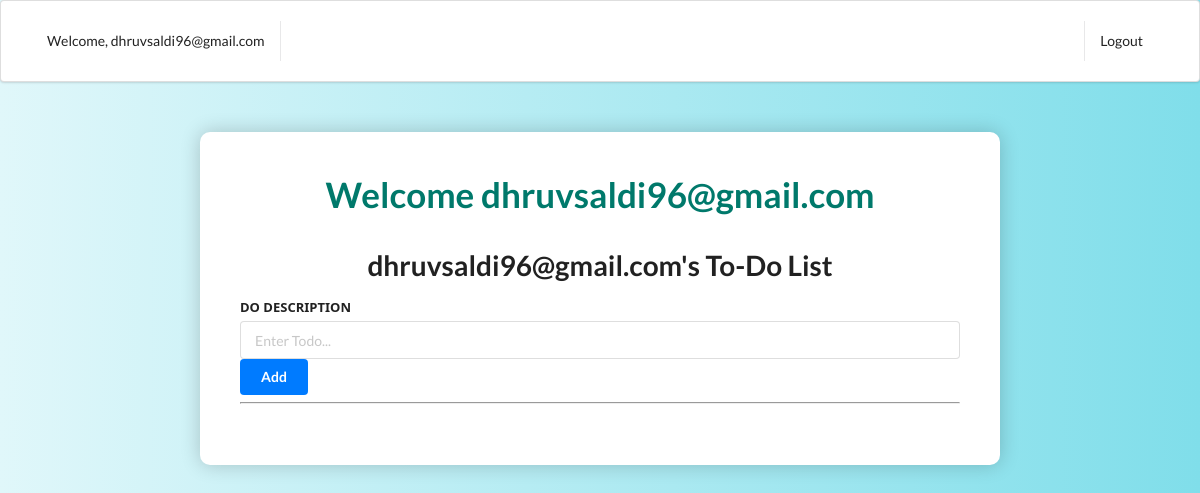
Page / (signed in) on the earlier database version.
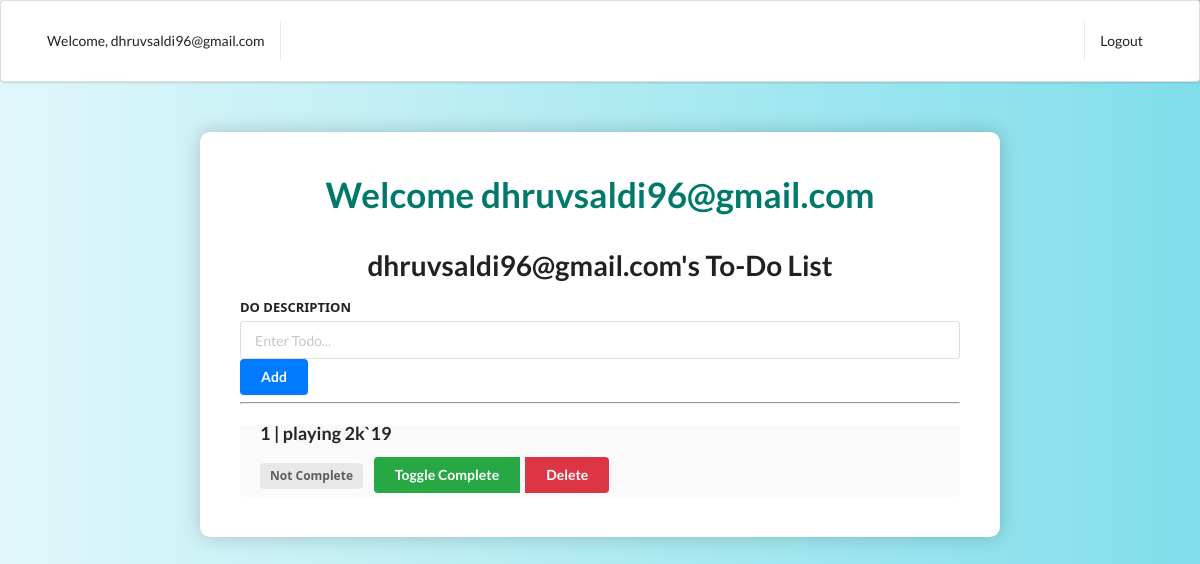
Same page on the later database version.
### app.py (models this page shows)
class Todo(db.Model):
    id = db.Column(db.Integer, primary_key=True)
    title = db.Column(db.String(100))
    complete = db.Column(db.Boolean)

### app.py (the view)
@app.route("/")
def home():
    if 'user_id' in session:
        todo_list = Todo.query.all()
        return render_template("base.html", todo_list=todo_list)
    return redirect(url_for('login'))

### templates/base.html (shortened to what this page needs)
<!DOCTYPE html>
<html lang="en">
<head>
    <link rel="stylesheet" href="https://cdn.jsdelivr.net/npm/semantic-ui@2.4.2/dist/semantic.min.css">
</head>
<body>
    <div class="ui menu navbar">
        <div class="left menu">
            {% if 'user_id' in session %}
                <span class="item">Welcome, {{ session['username'] }}</span>
            {% else %}
                <a class="item" href="{{ url_for('login') }}">Login</a>
                <a class="item" href="{{ url_for('register') }}">Register</a>
            {% endif %}
        </div>
        <div class="right menu">
            {% if 'user_id' in session %}
                <a class="item" href="{{ url_for('logout') }}">Logout</a>
            {% endif %}
        </div>
    </div>
    <div class="main-content">
        <h2 class="welcome-title">Welcome {% if 'username' in session %}{{ session['username'] }}{% endif %} </h2>
        <h1 class="ui header header-title">{% if 'username' in session %}{{ session['username'] }}'s{% endif %}  To-Do List</h1>
        <form class="ui form" action="/add" method="post">
            <div class="field">
                <label>DO DESCRIPTION</label>
                <input type="text" name="title" placeholder="Enter Todo...">
                <button class="ui blue button" type="submit">Add</button>
            </div>
        </form>
        <hr>
        <div class="ui divided items">
            {% for todo in todo_list %}
            <div class="item">
                <div class="content">
                    <p class="header">{{ todo.id }} | {{ todo.title }}</p>
                    <div class="extra">
                        {% if todo.complete == False %}
                        <span class="ui gray label">Not Complete</span>
                        {% else %}
                        <span class="ui green label">Completed</span>
                        {% endif %}
                        <div class="ui buttons">
                            <a class="ui green button" href="/update/{{ todo.id }}">Toggle Complete</a>
                            <a class="ui red button" href="/delete/{{ todo.id }}">Delete</a>
                        </div>
                    </div>
                </div>
            </div>
            {% endfor %}
        </div>
    </div>
</body>
</html>

### templates/base.html (style rules this page uses)
body { background: linear-gradient(to right, #e0f7fa, #80deea); font-family: 'Segoe UI', Tahoma, Geneva, Verdana, sans-serif; }
.navbar { background-color: #00796b; color: #fff; padding: 20px 30px; display: flex; justify-content: space-between; align-items: center; font-size: 1.5rem; }
.navbar a, .navbar span { color: #fff; text-decoration: none; margin-right: 10px; }
.main-content { margin-top: 50px; background-color: #ffffff; padding: 40px; border-radius: 10px; box-shadow: 0 0 20px rgba(0, 0, 0, 0.2); max-width: 800px; margin-left: auto; margin-right: auto; }
.header-title { text-align: center; color: #333; }
.welcome-title { text-align: center; font-size: 2.5rem; color: #00796b; margin-bottom: 30px; }
.ui.divided.items .item { background-color: #fafafa; padding: 20px; border-radius: 5px; margin-bottom: 15px; }
.ui.buttons .ui.button { margin-right: 5px; transition: background-color 0.3s, transform 0.3s; }
.ui.blue.button { background-color: #007bff; color: #fff; }
.ui.green.button { background-color: #28a745; color: #fff; }
.ui.red.button { background-color: #dc3545; color: #fff; }

Differences in the rows shown:
added Todo: id "1", title "playing 2k`19", complete "Not Complete"
